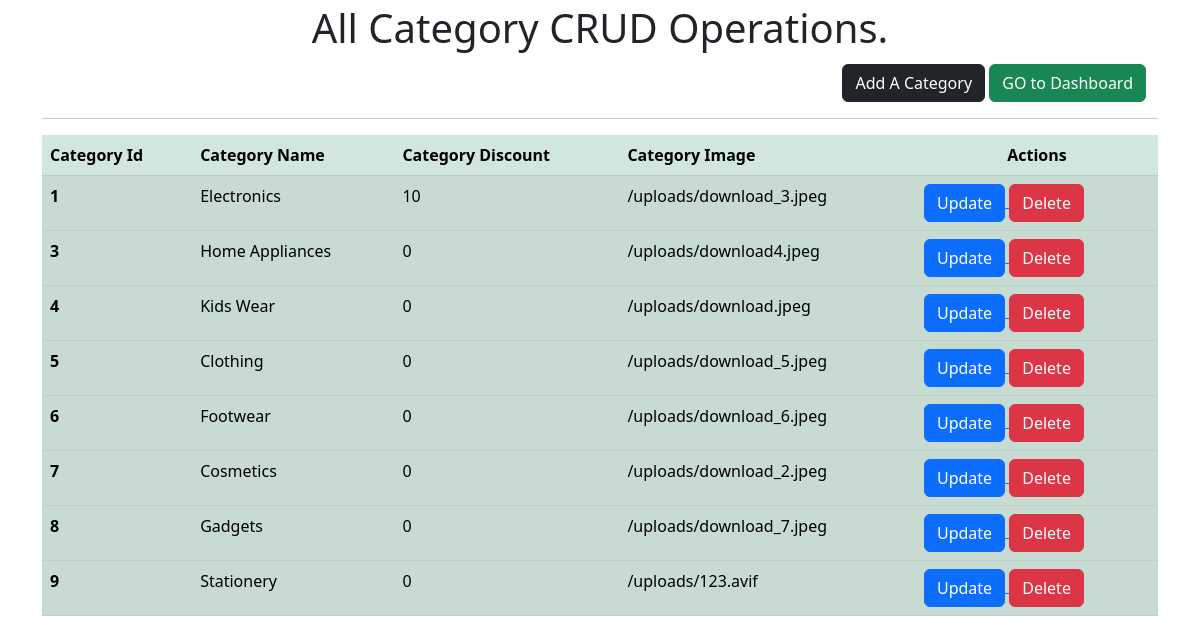
The app's page /dashboard/show_category with its own data.
### Store_app/models.py (models this page shows, shortened)
class Category(models.Model):
    name = models.CharField(max_length=70)
    discount = models.IntegerField()
    image = models.ImageField(null=True, blank=True)
    @property
    def imageURL(self):
        url = ""
        try:
            url = self.image.url
        except:
            url = ""
        return url

### dashboard/views.py (the view)
# urls.py: path('show_category', views.show_category, name='show_category'),
def show_category(request):
    categories = Category.objects.all()
    context=  {
   'categories':categories
   }
    return render(request,'show_category.html',context)

### templates/show_category.html (shortened to what this page needs)
<!DOCTYPE html>
<html lang="en">
  <head>
    <link
      href="https://cdn.jsdelivr.net/npm/bootstrap@5.3.0-alpha1/dist/css/bootstrap.min.css"
      rel="stylesheet"
    />
  </head>
  <body>
    <div class="container">
      <h1 class="text-center p-1">All Category CRUD Operations.</h1>
      <div class="text-end px-1  mb-2 mx-2">
        <a class="btn btn-dark" href="/dashboard/add_category" role="button"
          >Add A Category</a
        >
        <a class="btn btn-success" href="/dashboard" role="button"
          >GO to Dashboard</a
        >
      </div>
      <hr />
      <table class="table table-success table-striped">
        <thead>
          <tr>
            <th scope="col">Category Id</th>
            <th scope="col">Category Name</th>
            <th scope="col">Category Discount</th>
            <th scope="col">Category Image</th>
            <th scope="col" class="text-center">Actions</th>
          </tr>
        </thead>
        {% for category in categories %}
        <tbody>
          <tr>
            <th scope="row">{{category.id}}</th>
            <td>{{category.name}}</td>
            <td>{{category.discount}}</td>
            <td>{{category.imageURL}}</td>
            <td>
              <a href="/dashboard/update_category/{{category.id}}">
                <button class="btn btn-primary">Update</button>
              </a>
              <a href="/dashboard/delete_category/{{category.id}}">
                <button class="btn btn-danger">Delete</button>
              </a>
            </td>
          </tr>
        </tbody>
        {% endfor %}
      </table>
    </div>
  </body>
</html>

### records on screen
Category: id "1", name "Electronics", discount "10", imageURL "/uploads/download_3.jpeg"
Category: id "3", name "Home Appliances", discount "0", imageURL "/uploads/download4.jpeg"
Category: id "4", name "Kids Wear", discount "0", imageURL "/uploads/download.jpeg"
Category: id "5", name "Clothing", discount "0", imageURL "/uploads/download_5.jpeg"
Category: id "6", name "Footwear", discount "0", imageURL "/uploads/download_6.jpeg"
Category: id "7", name "Cosmetics", discount "0", imageURL "/uploads/download_2.jpeg"
Category: id "8", name "Gadgets", discount "0", imageURL "/uploads/download_7.jpeg"
Category: id "9", name "Stationery", discount "0", imageURL "/uploads/123.avif"
